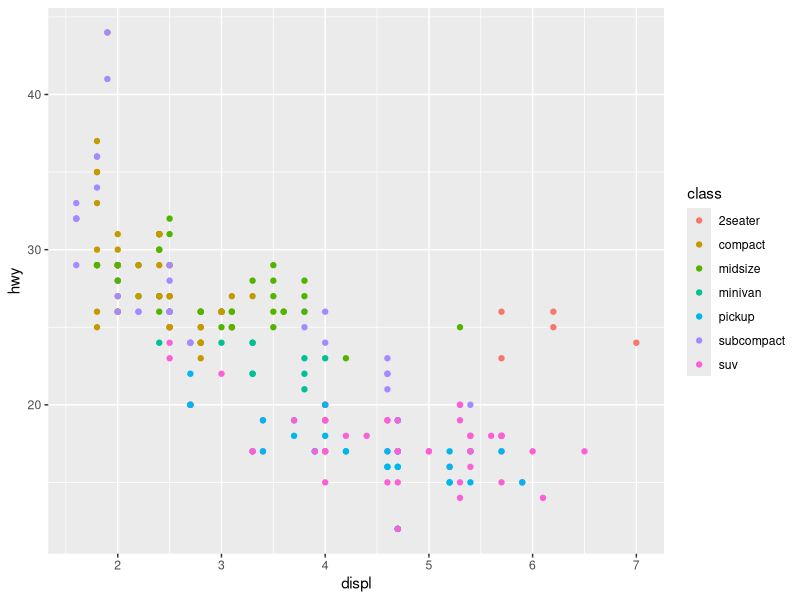
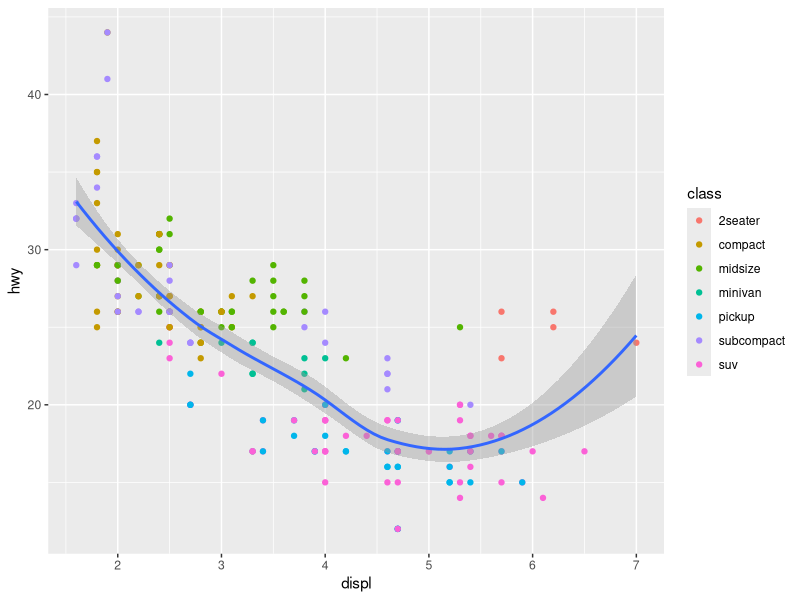
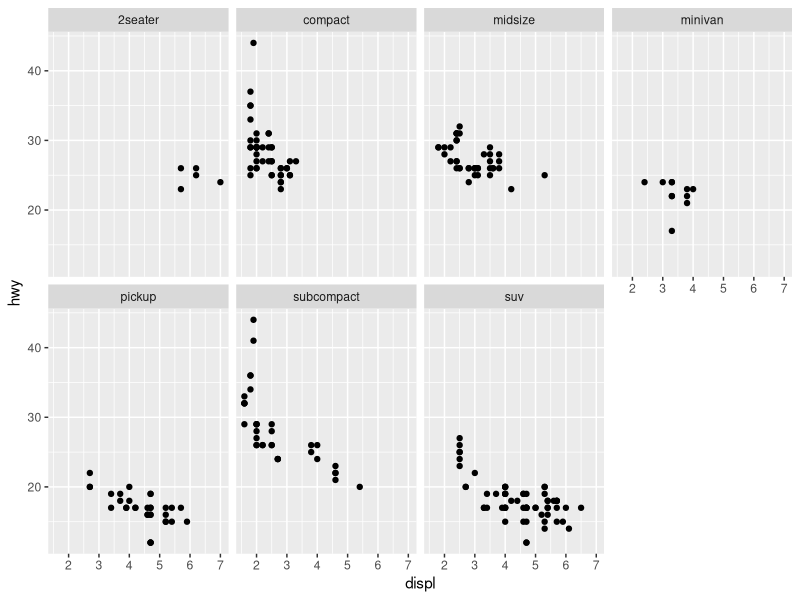
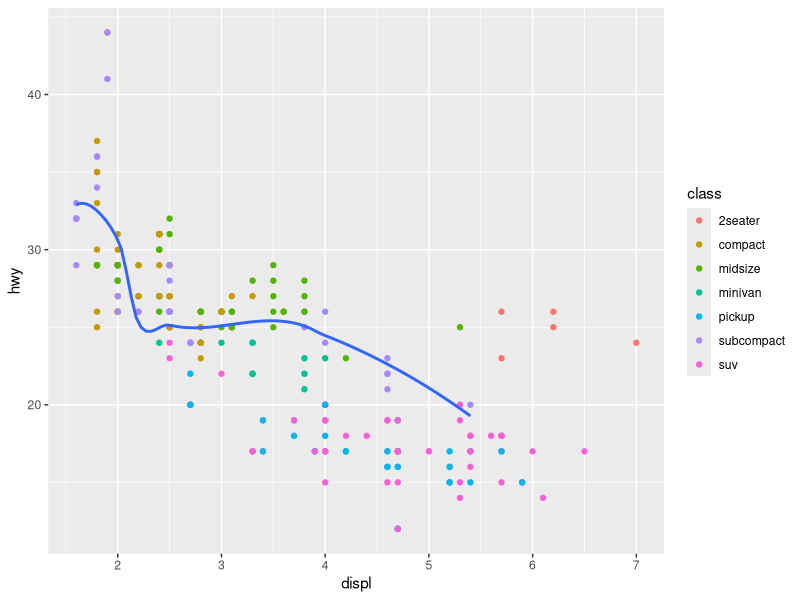

Source code (R) for these figures, in order:
library(tidyverse) # Library I am using for ggplot2 and dplyr

mpg #First set of data

ggplot(data = mpg) +
  geom_point(mapping = aes(x = displ, y = hwy, color = class)) 
#Basic point plot with color shows the engine type and highway milage the car gets and also what type of car it is with color

ggplot(data = mpg, mapping = aes(x = displ, y = hwy)) +
  geom_point(mapping = aes(color = class)) +
  geom_smooth() 
#adds a line of best fit showing that highway mileage lowers with the amount of cylinders 

ggplot(data = mpg) +
  geom_point(mapping = aes(x = displ, y = hwy)) +
  facet_wrap(~ class, nrow = 2)
#breaks data into different graphs based on the class of car

ggplot(data = mpg, mapping = aes(x = displ, y = hwy)) +
  geom_point(mapping = aes(color = class)) +
  geom_smooth(
    data = filter(mpg, class == "subcompact"),
    se = FALSE
  )
#the smooth line now only is based off of the subcompact car class